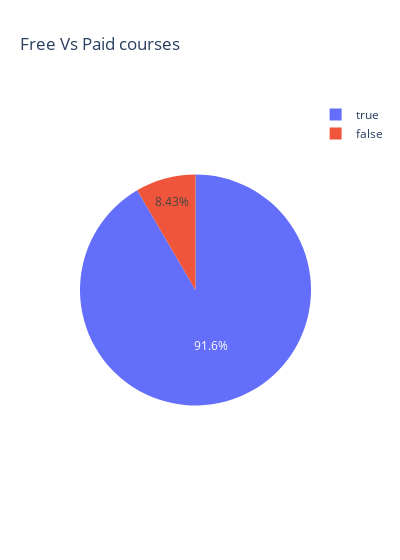

Write notebook code for a chart like this one.
### Code cell
courses_charge=udemy_df['is_paid'].value_counts().reset_index()
fig=px.pie(courses_charge,values='is_paid',names='index',title='Free Vs Paid courses')
fig.update_layout(showlegend=True, width=400)
fig.show()

### Figure 1 — Plotly figure (JSON) as saved in the notebook; plotly's stock layout.template omitted (floating-point values rounded to 4 significant figures)
{"data": [{"domain": {"x": [0, 1], "y": [0, 1]}, "hovertemplate": "index=%{label}<br>is_paid=%{value}<extra></extra>", "labels": [true, false], "legendgroup": "", "name": "", "showlegend": true, "type": "pie", "values": [3368, 310]}], "layout": {"legend": {"tracegroupgap": 0}, "showlegend": true, "title": {"text": "Free Vs Paid courses"}, "width": 400}}
